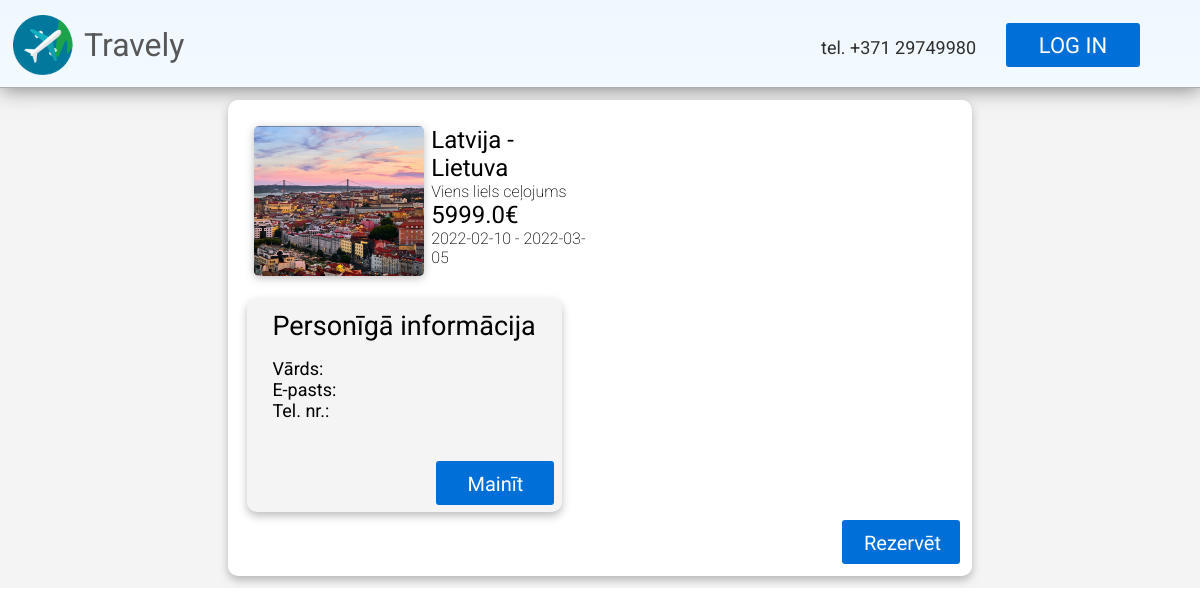
/reservation/1, run on the app's committed database.
### models.py (models this page shows, shortened)
class Country(db.Model):
    id = db.Column(db.Integer, primary_key=True)
    country = db.Column(db.String(48), nullable=False)
    abbreviation = db.Column(db.String(2), nullable=False)

class Trip(db.Model):
    id = db.Column(db.Integer, primary_key=True)
    agency_id = db.Column(db.Integer, db.ForeignKey("agency.id"))
    country_from = db.Column(db.Integer)
    country_to = db.Column(db.Integer)
    date_from = db.Column(db.Date)
    date_to = db.Column(db.Date)
    description = db.Column(db.String(280))
    cost = db.Column(db.Float)
    ticket_amount = db.Column(db.Integer)
    views = db.Column(db.Integer)

### main.py (the view)
@app.route('/reservation/<int:id>')
def reservation(id):
    trip = Trip.query.get(id)
    return render_template("reservation.html", trip = trip, countries = Country.query.all())

### templates/reservation.html
{% extends "index.html" %}
{% block content %}
<div id="catalogue-list">
    {% if trip %}
        <div id="reservation-elements">
            <div class="reservetion-list-element">
                <img src="/static/images/destinations/lisabon.png" class="reservetion-list-element-img">
                <div class="reservetion-list-element-text">
                    <h2>
                        {% for country in countries %}
                            {% if country.id == trip.country_from %}
                                {{ country.country }} -
                            {% endif %}
                            {% if country.id == trip.country_to %}
                                {{ country.country }}
                            {% endif %}
                        {% endfor %}
                    </h2>
                    <p>{{ trip.description }}</p>
                    <h2>{{ trip.cost }}€</h2>
                    <p>{{ trip.date_from }} - {{ trip.date_to }}</p>
                </div>
            </div>
            <div id="personal-info">
                <h2 id="informacija">Personīgā informācija</h2>
                <div id="personiga-informacija">
                    <h2>Vārds:</h2>
                    <h2>E-pasts:</h2>
                    <h2>Tel. nr.:</h2>
                </div>
                <a href="/profile" class="button" id="button-reserve">Mainīt</a>
            </div>
            <a href="/reservation/add/{{ trip.id }}" class="button" id="button-reserve">Rezervēt</a>
        </div>
    {% endif %}
</div>
{% endblock %}

### static/css/stylesheet.css (style rules this page uses)
* { margin:0; padding:0; }
body { font-family: 'Roboto', sans-serif; color:#575757; background-image: linear-gradient(aliceblue, white); background-repeat: no-repeat; }
h2 { font-weight: 400; }
p { font-weight: 200; }
a { text-decoration: none; }
a.button { display: inline-block; color: white !important; text-align: center; font-size: 22px !important; font-family: Thasadith; text-decoration: none; line-height: 42px; font-weight: normal !important; background-color: #0070D8; border-radius: 3px; padding-right: 22px; padding-left: 22px; padding-top: 2px; padding-bottom: 2px; }
#informacija { margin-left: 18px; padding-top: 8px; font-style: normal; font-weight: normal; font-size: 27px; line-height: 27px; text-align: left; color: #000000; }
#personiga-informacija { margin-left: 18px; margin-top: 18px; margin-right: 100px; font-style: normal; font-size: 12px; color: #000000; }
#catalogue-list { background-color: #F4F4F4; max-width: 100%; width: 100%; display: flex; flex-direction: column; }
#personal-info { background-color: #F4F4F4; display: flex; flex-wrap: nowrap; flex-direction:column; padding: 1%; border-radius: 10px; gap: 2%; margin: 1%; width: 300px; height: 200px; filter: drop-shadow(0px 4px 4px rgba(0, 0, 0, 0.25)); }
#reservation-elements { background-color: white; color:black; display: flex; flex-wrap: nowrap; flex-direction:column; padding: 1%; border-radius: 10px; gap: 2%; margin: 1%; width: 60%; filter: drop-shadow(0px 4px 4px rgba(0, 0, 0, 0.25)); margin-left: auto; margin-right: auto; }
.reservetion-list-element { display: flex; flex-wrap: nowrap; flex-direction: row; padding: 1%; gap: 2%; margin: 1%; margin-right: auto; }
.reservetion-list-element-img { width: 170px; height: 150px; filter: drop-shadow(0px 2px 4px rgba(0, 0, 0, 0.25)); border-radius: 5px; }
.reservetion-list-element-text { width: 70%; }
#button-reserve { font-size: 20px !important; height:40px; width:74px; margin-top: auto; margin-left: auto; }

### data on the page
Country: country "Latvija"
Country: country "Lietuva"
Trip: description "Viens liels ceļojums", cost "5999.0", date_from "2022-02-10", date_to "2022-03-05"
